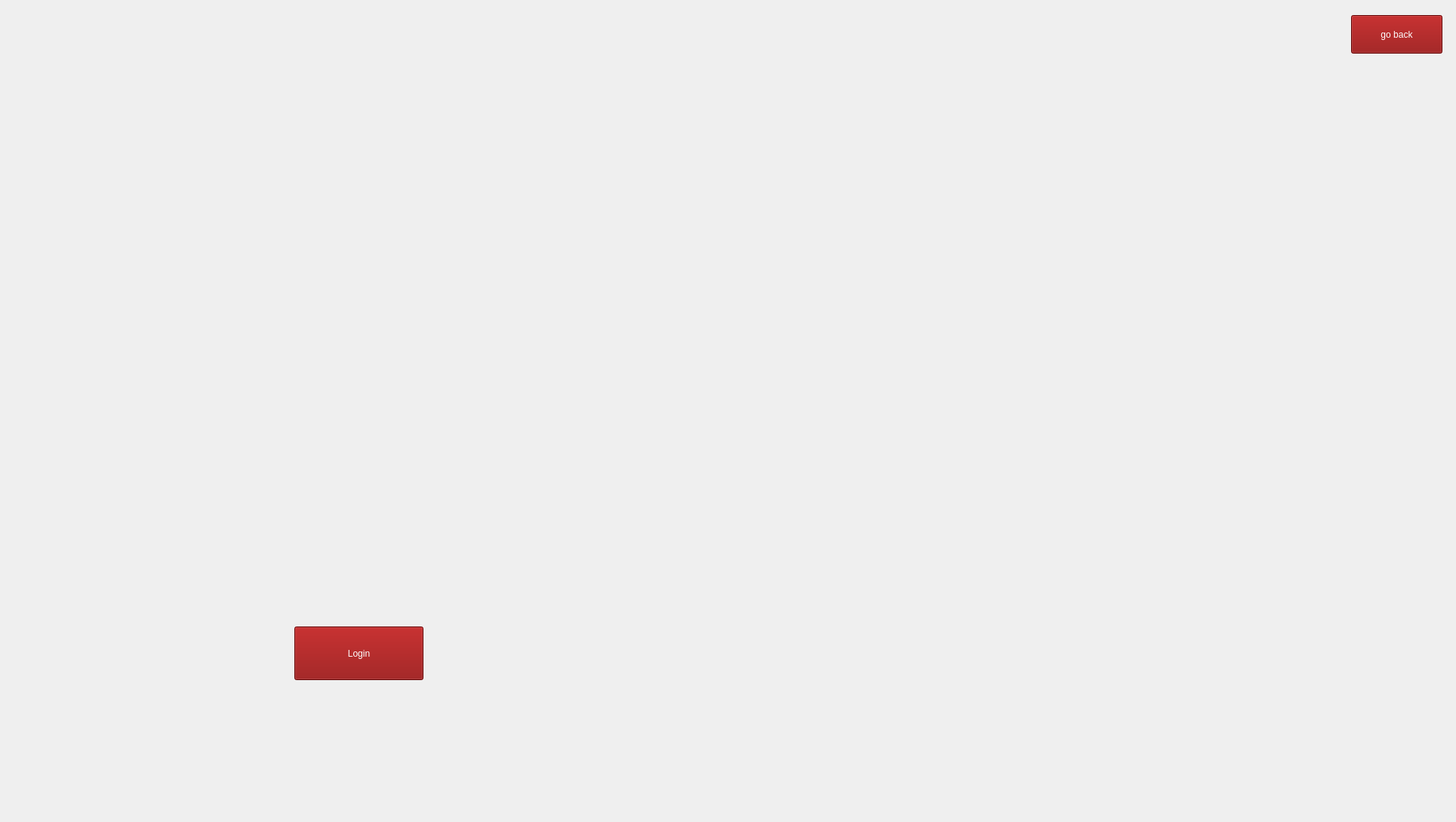
    <widget class="QWidget" name="loginstaffgym">
     <property name="inputMethodHints">
      <set>Qt::InputMethodHint::ImhNone</set>
     </property>
     <widget class="QLabel" name="staffloginbg">
      <property name="geometry">
       <rect>
        <x>0</x>
        <y>0</y>
        <width>1920</width>
        <height>1080</height>
       </rect>
      </property>
      <property name="text">
       <string/>
      </property>
      <property name="pixmap">
       <pixmap resource="bgi.qrc">:/new/prefix1/bgi/stafflogingym.jpg</pixmap>
      </property>
      <property name="scaledContents">
       <bool>true</bool>
      </property>
     </widget>
     <widget class="QLineEdit" name="staffid">
      <property name="geometry">
       <rect>
        <x>310</x>
        <y>450</y>
        <width>321</width>
        <height>51</height>
       </rect>
      </property>
      <property name="styleSheet">
       <string notr="true">font: 30pt &quot;Segoe UI&quot;;
background: transparent;
border:transparent;</string>
      </property>
      <property name="inputMethodHints">
       <set>Qt::InputMethodHint::ImhDigitsOnly</set>
      </property>
     </widget>
     <widget class="QLineEdit" name="staffpass">
      <property name="geometry">
       <rect>
        <x>310</x>
        <y>670</y>
        <width>331</width>
        <height>51</height>
       </rect>
      </property>
      <property name="styleSheet">
       <string notr="true">font: 30pt &quot;Segoe UI&quot;;
background: transparent;
border:transparent;</string>
      </property>
      <property name="inputMethodHints">
       <set>Qt::InputMethodHint::ImhHiddenText|Qt::InputMethodHint::ImhSensitiveData</set>
      </property>
     </widget>
     <widget class="QPushButton" name="logstaffbtn">
      <property name="geometry">
       <rect>
        <x>390</x>
        <y>830</y>
        <width>171</width>
        <height>71</height>
       </rect>
      </property>
      <property name="cursor">
       <cursorShape>PointingHandCursor</cursorShape>
      </property>
      <property name="styleSheet">
       <string notr="true">
QPushButton {
background-color: rgb(138, 0, 0);
font: 30pt &quot;Microsoft Tai Le&quot;;
color: white;
}

QPushButton:hover {
    background-color: rgba(200, 0, 0, 30); 
    border-radius: 10px;
}
</string>
      </property>
      <property name="text">
       <string>Login</string>
      </property>
     </widget>
     <widget class="QPushButton" name="back_to_gymsys_2">
      <property name="geometry">
       <rect>
        <x>1790</x>
        <y>20</y>
        <width>121</width>
        <height>51</height>
       </rect>
      </property>
      <property name="cursor">
       <cursorShape>PointingHandCursor</cursorShape>
      </property>
      <property name="styleSheet">
       <string notr="true">

QPushButton {
background-color: rgb(138, 0, 0);
font: 24pt &quot;Microsoft Tai Le&quot;;
color: white;
}

QPushButton:hover {
    background-color: rgba(200, 0, 0, 30); 
    border-radius: 10px;
}
</string>
      </property>
      <property name="text">
       <string>go back</string>
      </property>
     </widget>
    </widget>
